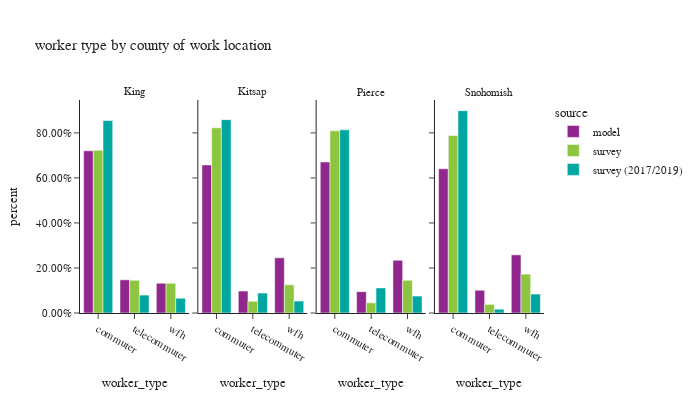

Notebook code for this chart:
### Code cell
df_worker_count = workers.groupby(['source','CountyName_work','worker_type'])['pdexpfac']. \
    sum().reset_index()
df_worker_count['percent'] = df_worker_count.groupby(['source','CountyName_work'], group_keys=False)['pdexpfac']. \
    apply(lambda x: x / float(x.sum()))

df_worker_count_ct = workers.groupby(['source','CountyName_work','worker_type'])['pdexpfac'].count().reset_index(). \
    rename(columns={'pdexpfac':'sample count'})
df_worker_count = df_worker_count.merge(df_worker_count_ct, on=['source','CountyName_work','worker_type']). \
    rename(columns={'pdexpfac':'total count'})

fig = px.bar(df_worker_count.sort_values(by=['source','CountyName_work']), x='worker_type', y="percent",
             facet_col="CountyName_work", color="source",
             barmode="group",hover_data=['sample count','total count'],
             title="worker type by county of work location")
fig.for_each_annotation(lambda a: a.update(text = a.text.split("=")[-1]))
fig.update_layout(height=400, width=700, font=dict(size=11))
fig.for_each_yaxis(lambda a: a.update(tickformat = ".2%"))
fig.update_xaxes(categoryorder='array', categoryarray= ['commuter','telecommuter','wfh'])
fig.show()

### Figure 1 — Plotly figure (JSON) as saved in the notebook; plotly's stock layout.template omitted (floating-point values rounded to 4 significant figures)
{"data": [{"alignmentgroup": "True", "customdata": [[1030493, 1030493], [210771, 210771], [189002, 189002]], "hovertemplate": "source=model<br>CountyName_work=King<br>worker_type=%{x}<br>percent=%{y}<br>sample count=%{customdata[0]}<br>total count=%{customdata[1]}<extra></extra>", "legendgroup": "model", "marker": {"color": "#91268F", "pattern": {"shape": ""}}, "name": "model", "offsetgroup": "model", "orientation": "v", "showlegend": true, "textposition": "auto", "type": "bar", "x": ["commuter", "telecommuter", "wfh"], "xaxis": "x", "y": [0.7205, 0.1474, 0.1321], "yaxis": "y"}, {"alignmentgroup": "True", "customdata": [[79213, 79213], [11707, 11707], [29521, 29521]], "hovertemplate": "source=model<br>CountyName_work=Kitsap<br>worker_type=%{x}<br>percent=%{y}<br>sample count=%{customdata[0]}<br>total count=%{customdata[1]}<extra></extra>", "legendgroup": "model", "marker": {"color": "#91268F", "pattern": {"shape": ""}}, "name": "model", "offsetgroup": "model", "orientation": "v", "showlegend": false, "textposition": "auto", "type": "bar", "x": ["commuter", "telecommuter", "wfh"], "xaxis": "x2", "y": [0.6577, 0.0972, 0.2451], "yaxis": "y2"}, {"alignmentgroup": "True", "customdata": [[232346, 232346], [32853, 32853], [81132, 81132]], "hovertemplate": "source=model<br>CountyName_work=Pierce<br>worker_type=%{x}<br>percent=%{y}<br>sample count=%{customdata[0]}<br>total count=%{customdata[1]}<extra></extra>", "legendgroup": "model", "marker": {"color": "#91268F", "pattern": {"shape": ""}}, "name": "model", "offsetgroup": "model", "orientation": "v", "showlegend": false, "textposition": "auto", "type": "bar", "x": ["commuter", "telecommuter", "wfh"], "xaxis": "x3", "y": [0.6709, 0.09486, 0.2343], "yaxis": "y3"}, {"alignmentgroup": "True", "customdata": [[203174, 203174], [32035, 32035], [81898, 81898]], "hovertemplate": "source=model<br>CountyName_work=Snohomish<br>worker_type=%{x}<br>percent=%{y}<br>sample count=%{customdata[0]}<br>total count=%{customdata[1]}<extra></extra>", "legendgroup": "model", "marker": {"color": "#91268F", "pattern": {"shape": ""}}, "name": "model", "offsetgroup": "model", "orientation": "v", "showlegend": false, "textposition": "auto", "type": "bar", "x": ["commuter", "telecommuter", "wfh"], "xaxis": "x4", "y": [0.6407, 0.101, 0.2583], "yaxis": "y4"}, {"alignmentgroup": "True", "customdata": [[1414, 723100.0], [626, 145400.0], [567, 132000.0]], "hovertemplate": "source=survey<br>CountyName_work=King<br>worker_type=%{x}<br>percent=%{y}<br>sample count=%{customdata[0]}<br>total count=%{customdata[1]}<extra></extra>", "legendgroup": "survey", "marker": {"color": "#8CC63E", "pattern": {"shape": ""}}, "name": "survey", "offsetgroup": "survey", "orientation": "v", "showlegend": true, "textposition": "auto", "type": "bar", "x": ["commuter", "telecommuter", "wfh"], "xaxis": "x", "y": [0.7227, 0.1454, 0.132], "yaxis": "y"}, {"alignmentgroup": "True", "customdata": [[91, 70800.0], [12, 4468.0], [43, 10780.0]], "hovertemplate": "source=survey<br>CountyName_work=Kitsap<br>worker_type=%{x}<br>percent=%{y}<br>sample count=%{customdata[0]}<br>total count=%{customdata[1]}<extra></extra>", "legendgroup": "survey", "marker": {"color": "#8CC63E", "pattern": {"shape": ""}}, "name": "survey", "offsetgroup": "survey", "orientation": "v", "showlegend": false, "textposition": "auto", "type": "bar", "x": ["commuter", "telecommuter", "wfh"], "xaxis": "x2", "y": [0.8228, 0.05192, 0.1253], "yaxis": "y2"}, {"alignmentgroup": "True", "customdata": [[173, 191800.0], [28, 10670.0], [55, 34470.0]], "hovertemplate": "source=survey<br>CountyName_work=Pierce<br>worker_type=%{x}<br>percent=%{y}<br>sample count=%{customdata[0]}<br>total count=%{customdata[1]}<extra></extra>", "legendgroup": "survey", "marker": {"color": "#8CC63E", "pattern": {"shape": ""}}, "name": "survey", "offsetgroup": "survey", "orientation": "v", "showlegend": false, "textposition": "auto", "type": "bar", "x": ["commuter", "telecommuter", "wfh"], "xaxis": "x3", "y": [0.8095, 0.04504, 0.1455], "yaxis": "y3"}, {"alignmentgroup": "True", "customdata": [[196, 184000.0], [35, 8940.0], [85, 40270.0]], "hovertemplate": "source=survey<br>CountyName_work=Snohomish<br>worker_type=%{x}<br>percent=%{y}<br>sample count=%{customdata[0]}<br>total count=%{customdata[1]}<extra></extra>", "legendgroup": "survey", "marker": {"color": "#8CC63E", "pattern": {"shape": ""}}, "name": "survey", "offsetgroup": "survey", "orientation": "v", "showlegend": false, "textposition": "auto", "type": "bar", "x": ["commuter", "telecommuter", "wfh"], "xaxis": "x4", "y": [0.789, 0.03833, 0.1727], "yaxis": "y4"}, {"alignmentgroup": "True", "customdata": [[4434, 737400.0], [279, 68650.0], [471, 56510.0]], "hovertemplate": "source=survey (2017/2019)<br>CountyName_work=King<br>worker_type=%{x}<br>percent=%{y}<br>sample count=%{customdata[0]}<br>total count=%{customdata[1]}<extra></extra>", "legendgroup": "survey (2017/2019)", "marker": {"color": "#00A7A0", "pattern": {"shape": ""}}, "name": "survey (2017/2019)", "offsetgroup": "survey (2017/2019)", "orientation": "v", "showlegend": true, "textposition": "auto", "type": "bar", "x": ["commuter", "telecommuter", "wfh"], "xaxis": "x", "y": [0.8549, 0.07959, 0.06551], "yaxis": "y"}, {"alignmentgroup": "True", "customdata": [[108, 54030.0], [11, 5561.0], [25, 3319.0]], "hovertemplate": "source=survey (2017/2019)<br>CountyName_work=Kitsap<br>worker_type=%{x}<br>percent=%{y}<br>sample count=%{customdata[0]}<br>total count=%{customdata[1]}<extra></extra>", "legendgroup": "survey (2017/2019)", "marker": {"color": "#00A7A0", "pattern": {"shape": ""}}, "name": "survey (2017/2019)", "offsetgroup": "survey (2017/2019)", "orientation": "v", "showlegend": false, "textposition": "auto", "type": "bar", "x": ["commuter", "telecommuter", "wfh"], "xaxis": "x2", "y": [0.8588, 0.0884, 0.05276], "yaxis": "y2"}, {"alignmentgroup": "True", "customdata": [[310, 182600.0], [33, 25030.0], [43, 16850.0]], "hovertemplate": "source=survey (2017/2019)<br>CountyName_work=Pierce<br>worker_type=%{x}<br>percent=%{y}<br>sample count=%{customdata[0]}<br>total count=%{customdata[1]}<extra></extra>", "legendgroup": "survey (2017/2019)", "marker": {"color": "#00A7A0", "pattern": {"shape": ""}}, "name": "survey (2017/2019)", "offsetgroup": "survey (2017/2019)", "orientation": "v", "showlegend": false, "textposition": "auto", "type": "bar", "x": ["commuter", "telecommuter", "wfh"], "xaxis": "x3", "y": [0.8134, 0.1115, 0.07506], "yaxis": "y3"}, {"alignmentgroup": "True", "customdata": [[330, 164900.0], [15, 3108.0], [29, 15460.0]], "hovertemplate": "source=survey (2017/2019)<br>CountyName_work=Snohomish<br>worker_type=%{x}<br>percent=%{y}<br>sample count=%{customdata[0]}<br>total count=%{customdata[1]}<extra></extra>", "legendgroup": "survey (2017/2019)", "marker": {"color": "#00A7A0", "pattern": {"shape": ""}}, "name": "survey (2017/2019)", "offsetgroup": "survey (2017/2019)", "orientation": "v", "showlegend": false, "textposition": "auto", "type": "bar", "x": ["commuter", "telecommuter", "wfh"], "xaxis": "x4", "y": [0.8988, 0.01694, 0.08422], "yaxis": "y4"}], "layout": {"annotations": [{"font": {}, "showarrow": false, "text": "King", "x": 0.1175, "xanchor": "center", "xref": "paper", "y": 1, "yanchor": "bottom", "yref": "paper"}, {"font": {}, "showarrow": false, "text": "Kitsap", "x": 0.3725, "xanchor": "center", "xref": "paper", "y": 1, "yanchor": "bottom", "yref": "paper"}, {"font": {}, "showarrow": false, "text": "Pierce", "x": 0.6275, "xanchor": "center", "xref": "paper", "y": 1, "yanchor": "bottom", "yref": "paper"}, {"font": {}, "showarrow": false, "text": "Snohomish", "x": 0.8825, "xanchor": "center", "xref": "paper", "y": 1, "yanchor": "bottom", "yref": "paper"}], "barmode": "group", "font": {"size": 11}, "height": 400, "legend": {"title": {"text": "source"}, "tracegroupgap": 0}, "title": {"text": "worker type by county of work location"}, "width": 700, "xaxis": {"anchor": "y", "categoryarray": ["commuter", "telecommuter", "wfh"], "categoryorder": "array", "domain": [0, 0.235], "title": {"text": "worker_type"}}, "xaxis2": {"anchor": "y2", "categoryarray": ["commuter", "telecommuter", "wfh"], "categoryorder": "array", "domain": [0.255, 0.49], "matches": "x", "title": {"text": "worker_type"}}, "xaxis3": {"anchor": "y3", "categoryarray": ["commuter", "telecommuter", "wfh"], "categoryorder": "array", "domain": [0.51, 0.745], "matches": "x", "title": {"text": "worker_type"}}, "xaxis4": {"anchor": "y4", "categoryarray": ["commuter", "telecommuter", "wfh"], "categoryorder": "array", "domain": [0.765, 1.0], "matches": "x", "title": {"text": "worker_type"}}, "yaxis": {"anchor": "x", "domain": [0, 1], "tickformat": ".2%", "title": {"text": "percent"}}, "yaxis2": {"anchor": "x2", "domain": [0, 1], "matches": "y", "showticklabels": false, "tickformat": ".2%"}, "yaxis3": {"anchor": "x3", "domain": [0, 1], "matches": "y", "showticklabels": false, "tickformat": ".2%"}, "yaxis4": {"anchor": "x4", "domain": [0, 1], "matches": "y", "showticklabels": false, "tickformat": ".2%"}}}
